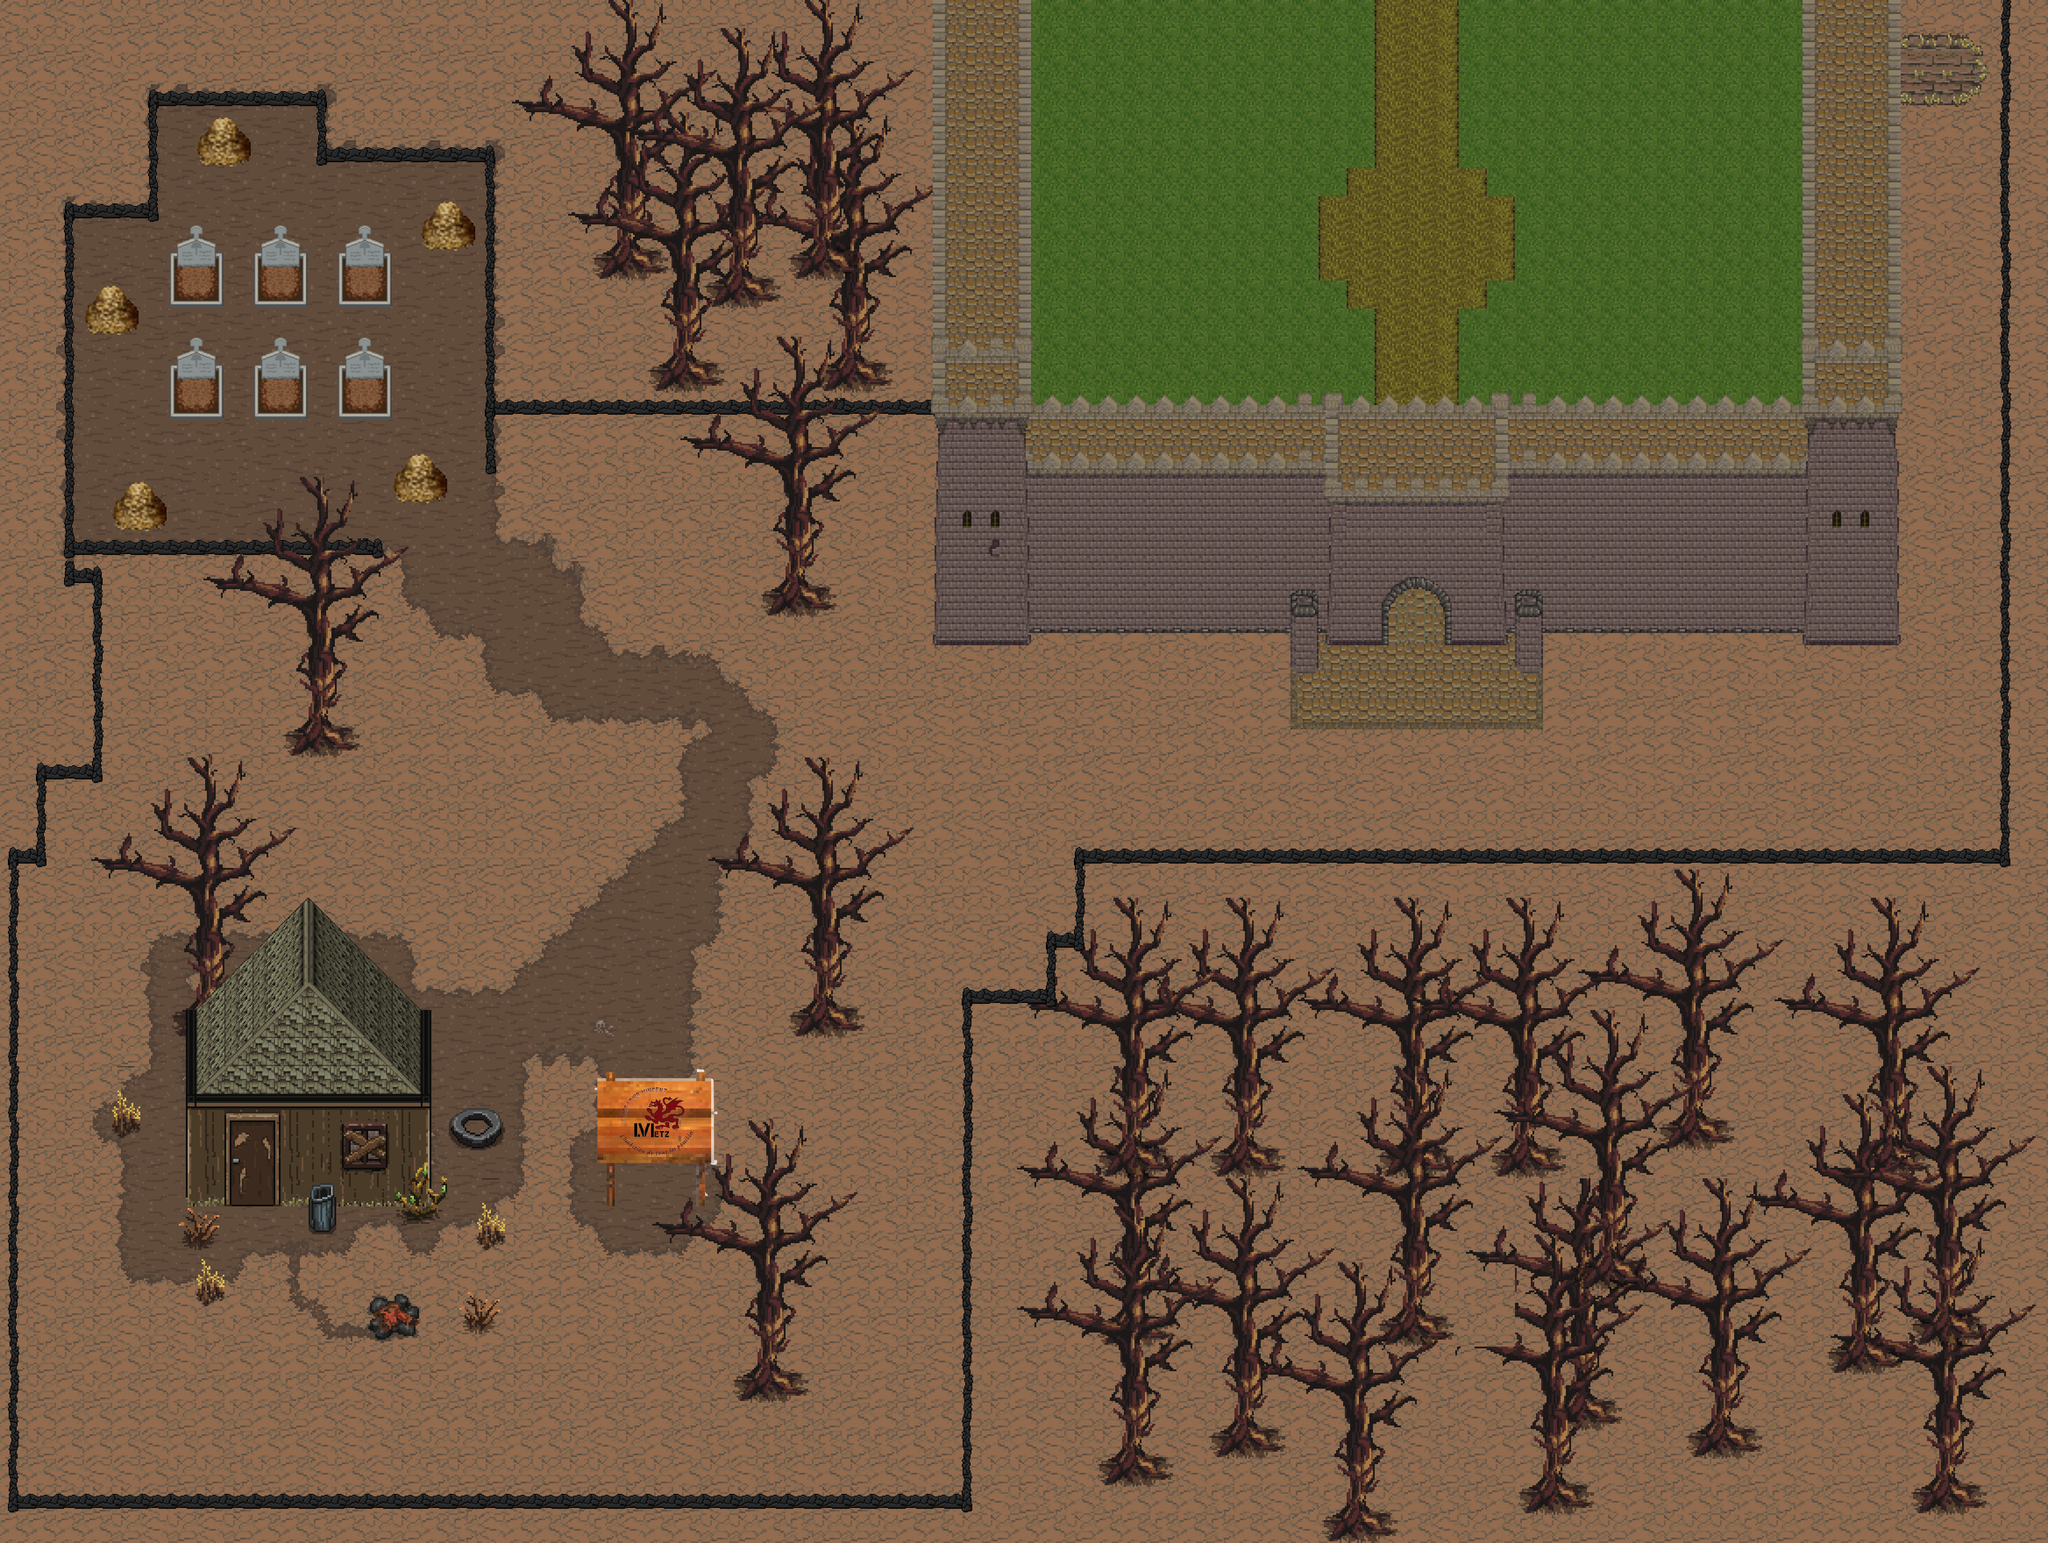

The image is a tile-based game level rendered from a .tmx file. Its description and source (layers, tilesets, objects; grid data summarised) follow:
An orthogonal 73x55 tile map with 64x64 px tiles, 8 tile layers (base, base2, base3, base4, ...), 14 tilesets and 85 objects (8x enemy, player, npc, invincibility_potion, pelle, ...).

<map version="1.10" tiledversion="1.10.1" orientation="orthogonal" renderorder="right-down" width="73" height="55" tilewidth="64" tileheight="64" infinite="0" nextlayerid="23" nextobjectid="123">
 <tileset firstgid="1" source="../textures/tilemaps/post apo1.tsx" />
 <tileset firstgid="1041" source="../textures/tilemaps/roof.tsx" />
 <tileset firstgid="1209" source="../textures/tilemaps/lv_sign.tsx" />
 <tileset firstgid="1263" name="enemies" tilewidth="64" tileheight="64" tilecount="1" columns="0">
  <grid orientation="orthogonal" width="1" height="1" />
  <tile id="0" type="enemy:bamboo">
   <image width="64" height="64" source="../textures/enemies/bamboo/idle/0.png" />
  </tile>
 </tileset>
 <tileset firstgid="1264" source="../textures/tilemaps/balancoire.tsx" />
 <tileset firstgid="1265" source="../textures/tilemaps/castle.tsx" />
 <tileset firstgid="1521" source="../textures/tilemaps/interrupteurs.tsx" />
 <tileset firstgid="1621" source="../textures/tilemaps/NPCS ou mobs.tsx" />
 <tileset firstgid="1640" source="../textures/tilemaps/rails.tsx" />
 <tileset firstgid="1896" source="../textures/tilemaps/lab2.tsx" />
 <tileset firstgid="2152" source="../textures/tilemaps/graveyard.tsx" />
 <tileset firstgid="2194" source="../textures/tilemaps/terres.tsx" />
 <tileset firstgid="2450" source="../textures/tilemaps/fence.tsx" />
 <tileset firstgid="2770" source="../textures/tilemaps/castle_complet.tsx" />
 <group id="20" name="sol">
  <layer id="1" name="base" width="73" height="55">
   <data>[4015 cells, 4015 non-empty, 86 distinct tile ids]</data>
  </layer>
  <layer id="17" name="base2" width="73" height="55">
   <data>[4015 cells, 662 non-empty, 97 distinct tile ids]</data>
  </layer>
  <layer id="18" name="base3" width="73" height="55">
   <data>[4015 cells, 459 non-empty, 83 distinct tile ids]</data>
  </layer>
  <layer id="19" name="base4" width="73" height="55">
   <data>[4015 cells, 540 non-empty, 80 distinct tile ids]</data>
  </layer>
  <layer id="22" name="base5" width="73" height="55">
   <data>[4015 cells, 160 non-empty, 80 distinct tile ids]</data>
  </layer>
 </group>
 <layer id="14" name="ground props" width="73" height="55">
  <data>[4015 cells, 1088 non-empty, 101 distinct tile ids]</data>
 </layer>
 <layer id="2" name="ground props" width="73" height="55">
  <data>[4015 cells, 1111 non-empty, 976 distinct tile ids]</data>
 </layer>
 <layer id="8" name="ground props" width="73" height="55">
  <data>[4015 cells, 96 non-empty, 96 distinct tile ids]</data>
 </layer>
 <objectgroup id="12" name="entitees" visible="0">
  <object id="4" name="player" gid="1014" x="546" y="2838.67" width="64" height="64" />
  <object id="94" name="enemy" gid="1639" x="394" y="1094" width="84" height="84">
   <properties>
    <property name="damages" type="int" value="2" />
    <property name="enemy_name" value="zombie" />
    <property name="health" type="int" value="4" />
    <property name="movement" value="ligne_h" />
    <property name="speed" type="int" value="2" />
   </properties>
  </object>
  <object id="95" name="enemy" gid="1639" x="620.667" y="388.667" width="84" height="84">
   <properties>
    <property name="damages" type="int" value="2" />
    <property name="enemy_name" value="zombie" />
    <property name="health" type="int" value="4" />
    <property name="movement" value="to_player" />
    <property name="speed" type="int" value="2" />
   </properties>
  </object>
  <object id="97" name="enemy" gid="1639" x="215.333" y="622" width="84" height="84">
   <properties>
    <property name="damages" type="int" value="2" />
    <property name="enemy_name" value="zombie" />
    <property name="health" type="int" value="4" />
    <property name="movement" value="to_player" />
    <property name="speed" type="int" value="2" />
   </properties>
  </object>
  <object id="98" name="enemy" gid="1639" x="223.333" y="900.667" width="84" height="84">
   <properties>
    <property name="damages" type="int" value="2" />
    <property name="enemy_name" value="zombie" />
    <property name="health" type="int" value="4" />
    <property name="movement" value="to_player" />
    <property name="speed" type="int" value="2" />
   </properties>
  </object>
  <object id="99" name="enemy" gid="1639" x="923.333" y="779.333" width="84" height="84">
   <properties>
    <property name="damages" type="int" value="2" />
    <property name="enemy_name" value="zombie" />
    <property name="health" type="int" value="4" />
    <property name="movement" value="ligne_v" />
    <property name="speed" type="int" value="2" />
   </properties>
  </object>
  <object id="115" name="npc" type="npc" gid="1638" x="3332" y="1520" width="68" height="128">
   <properties>
    <property name="first_dialog" value="1" />
    <property name="indicator" value="..." />
    <property name="npc_name" value="Reimond Woodbaron" />
    <property name="talkable" type="bool" value="true" />
   </properties>
  </object>
  <object id="118" name="enemy" gid="1639" x="4360" y="278" width="84" height="84">
   <properties>
    <property name="damages" type="int" value="1" />
    <property name="enemy_name" value="zombie" />
    <property name="health" type="int" value="3" />
    <property name="movement" value="to_player" />
    <property name="speed" type="int" value="1" />
   </properties>
  </object>
  <object id="119" name="enemy" gid="1639" x="4454" y="426" width="84" height="84">
   <properties>
    <property name="damages" type="int" value="1" />
    <property name="enemy_name" value="zombie" />
    <property name="health" type="int" value="3" />
    <property name="movement" value="to_player" />
    <property name="speed" type="int" value="1" />
   </properties>
  </object>
  <object id="120" name="enemy" gid="1639" x="4366" y="574" width="84" height="84">
   <properties>
    <property name="damages" type="int" value="1" />
    <property name="enemy_name" value="zombie" />
    <property name="health" type="int" value="3" />
    <property name="movement" value="to_player" />
    <property name="speed" type="int" value="1" />
   </properties>
  </object>
 </objectgroup>
 <objectgroup id="9" name="triggers" visible="0">
  <properties>
   <property name="args" value="" />
   <property name="function" value="" />
  </properties>
  <object id="101" x="525.333" y="2664" width="102.667" height="54.6667">
   <properties>
    <property name="args" value="(0),(610,248)" />
    <property name="function" value="change_level" />
   </properties>
  </object>
  <object id="106" x="44" y="1972" width="2154" height="1428">
   <properties>
    <property name="args" value="3.wav" />
    <property name="function" value="play_music" />
   </properties>
  </object>
  <object id="107" x="76" y="162" width="2048" height="1312">
   <properties>
    <property name="args" value="5.wav" />
    <property name="function" value="play_music" />
   </properties>
  </object>
  <object id="109" x="2126.03" y="495.091" width="2175.21" height="1467.39">
   <properties>
    <property name="args" value="3.wav" />
    <property name="function" value="play_music" />
   </properties>
  </object>
  <object id="110" x="3044" y="14" width="378" height="140">
   <properties>
    <property name="args" value="2" />
    <property name="function" value="change_level" />
   </properties>
  </object>
  <object id="121" x="408" y="240" width="216" height="170">
   <properties>
    <property name="args" value="pelle,408,240" />
    <property name="function" value="key_to_interact" />
   </properties>
   <ellipse />
  </object>
 </objectgroup>
 <objectgroup id="13" name="collision" visible="0">
  <object id="7" x="428" y="2494.25" width="12" height="226.75" />
  </objectgroup>
 <objectgroup id="21" name="items" visible="0">
  <!-- 2 objects omitted --></objectgroup>
 <objectgroup id="16" name="switches">
  <!-- 1 objects omitted --></objectgroup>
</map>
<!-- 68 of 85 objects omitted -->
